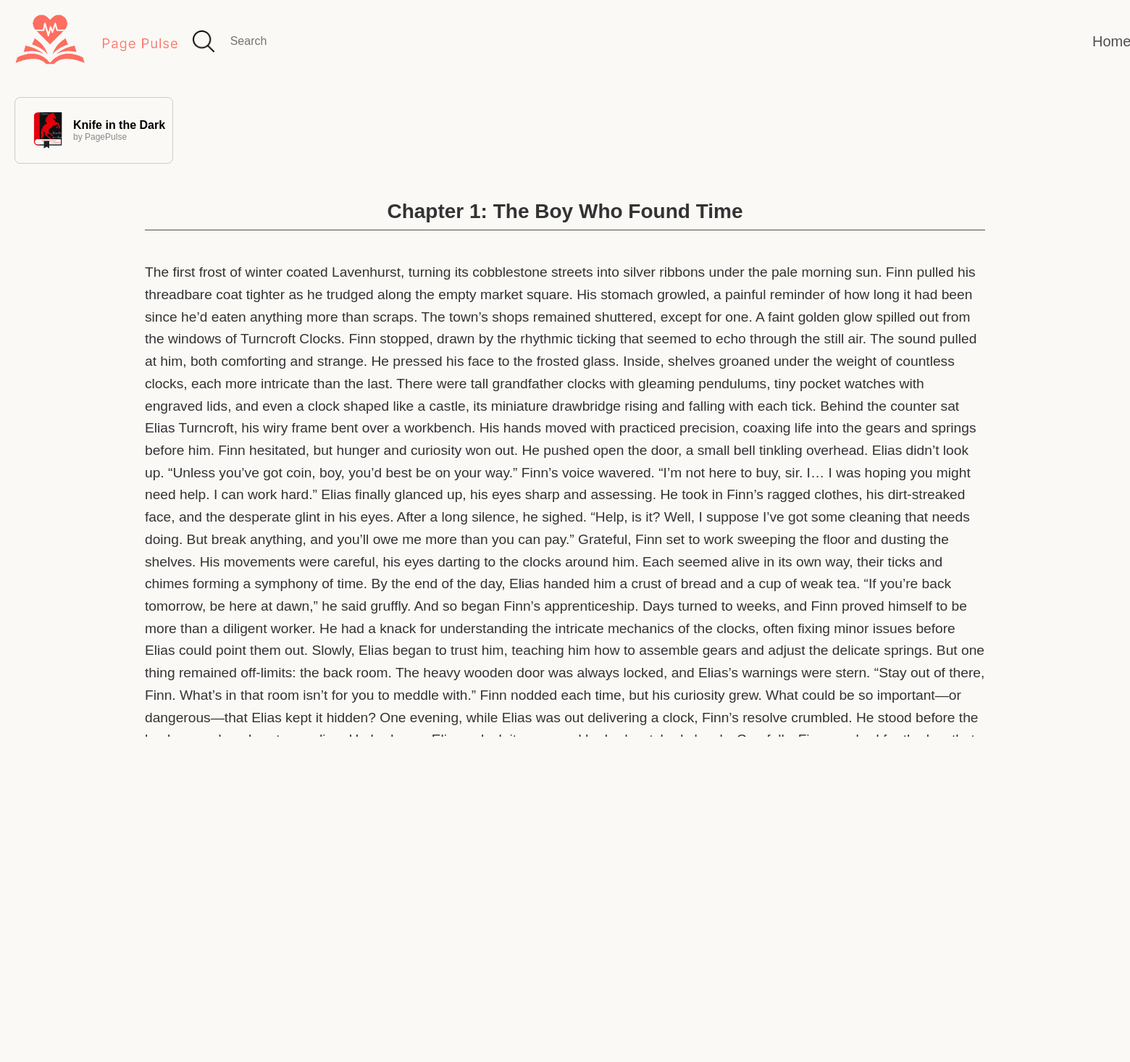
The page /reading/read/29/ on the database its author committed.
### book/models.py (models this page shows, shortened)
class Book(models.Model):
    title = models.CharField(max_length=200)
    author = models.CharField(max_length=100)
    published_date = models.DateField()
    book_image = models.ImageField(upload_to='books/', blank=True, null=True)
    description = models.TextField(blank=True, null=True)
    total_pages = models.IntegerField(default=0)
    genre = models.CharField(max_length=50, choices=[
        ('Fiction', 'Fiction'),
        ('Mystery', 'Mystery'),
        ('Romance', 'Romance'),
        ('Fantasy', 'Fantasy'),
        ('Thriller', 'Thriller'),
        ('Adventure', 'Adventure'),
        ('LGBTQ+', 'LGBTQ+'),
        ('New Adult', 'New Adult'),
        ('Short Story', 'Short Story'),
    ])

class Chapter(models.Model):
    book = models.ForeignKey(Book, on_delete=models.CASCADE, related_name='chapters')
    title = models.CharField(max_length=200)
    content = models.TextField()
    created_at = models.DateTimeField(auto_now_add=True)

### reading/views.py (the view)
# urls.py: path('read/<int:book_id>/', views.read_book, name='read_book'),
def read_book(request, book_id, chapter_id=None):
    book = get_object_or_404(Book, id=book_id)
    chapters = book.chapters.all().order_by('id')
    if chapter_id:
        chapter = get_object_or_404(Chapter, id=chapter_id, book=book)
    else:
        chapter = chapters.first()
    if not chapters:
        raise Http404("This book has no chapters.")
    return render(request, 'readbook.html', {
        'book': book,
        'chapter': chapter,
        'chapters': chapters,
    })

### reading/templates/readbook.html (shortened to what this page needs)
{% load static %}
<!DOCTYPE html>
<html lang="en">
<head>
</head>
<body>
    <header>
        <div class="header-container">
            <div class="logo">
                <a href="{% url 'homepage' %}">
                    <img src="{% static 'Images/IM2 Logo.png' %}" alt="Page Pulse Logo">
                </a>
            </div>
            <div class="search-container">
                <div class="search-bar">
                    <img src="{% static 'Images/search.png' %}" alt="Search" class="search-icon">
                    <input type="search" class="search-field" placeholder="Search">
                </div>
            </div>
            <div class="nav-container">
                <div class="nav-item"><a href="{% url 'homepage' %}" class="nav-link {% if request.path == '/' %}active{% endif %}">Home</a></div>
            </div>
        </div>
    </header>
    <div class="custom-dropdown">
        <div class="dropdown-header">
            <img src="{{ book.book_image.url }}" alt="Book Icon" class="book-icon">
            <div class="book-info">
                <span class="book-title">{{ book.title }}</span>
                <span class="book-author">by {{ book.author }}</span>
            </div>
        </div>
    </div>
    <h2>{{ chapter.title }}</h2>
    <div class="content-container">
        <p>{{ chapter.content }}</p>
    </div>
<div class="progress-bar-container">
</div>
    <button id="bookmark-btn" class="bookmark-btn">Bookmark This</button>
    <div class="comments-section">
        <h3>Comments</h3>
        <form method="POST">
            <div>
                <label for="content">Your Comment:</label>
                <textarea name="content" id="content" required></textarea>
            </div>
            <button type="submit">Post Comment</button>
        </form>
    </div>
</body>
</html>

### reading/templates/readbook.html (style rules this page uses)
body { font-family: Arial, sans-serif; margin: 0; padding: 0; background-color: #FAF9F6; }
h3 { font-size: 1.5rem; color: #555; }
h2 { font-size: 1.75rem; color: #333; text-align: center; margin-top: 30px; position: relative; padding-bottom: 10px; }
h2::after { content: ""; display: block; width: calc(100% - 400px); height: 1px; background-color: #4F4F4F; margin: 0 auto; position: absolute; left: 200px; bottom: 0; }
p { font-size: 1.2rem; line-height: 1.6; margin-top: 20px; color: #333; }
.header-container { display: flex; align-items: center; gap: 20px; margin: 20px; }
.logo img { height: 70px; }
header { display: flex; justify-content: space-between; align-items: center; width: 100%; }
.nav-container { display: flex; align-items: center; gap: 20px; margin-left: 93%; }
.nav-item { cursor: pointer; color: #4F4F4F; font-size: 20px; margin-right: 10px; }
.nav-item a { white-space: nowrap; font-weight: 50; text-decoration: none; color: #4F4F4F; font-size: 20px; }
.nav-link { text-decoration: none; color: #666; font-weight: 500; }
.search-container { display: flex; }
.search-bar { display: flex; align-items: center; position: relative; }
.search-icon { height: 30px; width: auto; margin-right: 10px; }
.search-field { padding: 10px 10px 10px 10px; font-size: 16px; border: 2px solid #FAF9F6; border-radius: 10px; width: 300px; background-color: #FAF9F6; }
.content-container { margin-left: 200px; margin-right: 200px; display: flex; justify-content: center; }
.content-container p { max-width: 100%; word-wrap: break-word; }
.custom-dropdown { position: relative; display: inline-block; padding: 20px; }
.dropdown-header { display: flex; align-items: center; cursor: pointer; padding: 10px; border: 1px solid #ccc; border-radius: 8px; }
.book-icon { width: 70px; height: 70px; border-radius: 8px; }
.book-info { display: flex; flex-direction: column; }
.book-title { font-size: 16px; font-weight: bold; }
.book-author { font-size: 12px; font-weight: 300; color: #888; }
.bookmark-btn { background-color: #007BFF; color: #FFF; border: none; padding: 10px 20px; font-size: 16px; border-radius: 5px; cursor: pointer; transition: background-color 0.3s ease; display: block; margin: 20px auto; }
.progress-bar-container { width: 50%; background-color: #ccc; border-radius: 8px; height: 20px; margin-top: 10px; margin-left: auto; margin-right: auto; }

### rows shown on the page
Book: book_image (picture), title "Knife in the Dark", author "PagePulse"
Chapter: title "Chapter 1: The Boy Who Found Time", content "The first frost of winter coated Lavenhurst, turning its cobblestone streets into silver ribbons under the pale morning sun. Finn pulled his threadbare coat tighter as he trudged along the empty market square. His stomach growled, a painful reminder of how long it had been since he’d eaten anything more than scraps. The town’s shops remained shuttered, except for one. A faint golden glow spilled out from the windows of Turncroft Clocks. Finn stopped, drawn by the rhythmic ticking that seemed to echo through the still air. The sound pulled at him, both comforting and strange. He pressed his face to the frosted glass. Inside, shelves groaned under the weight of countless clocks, each more…"
